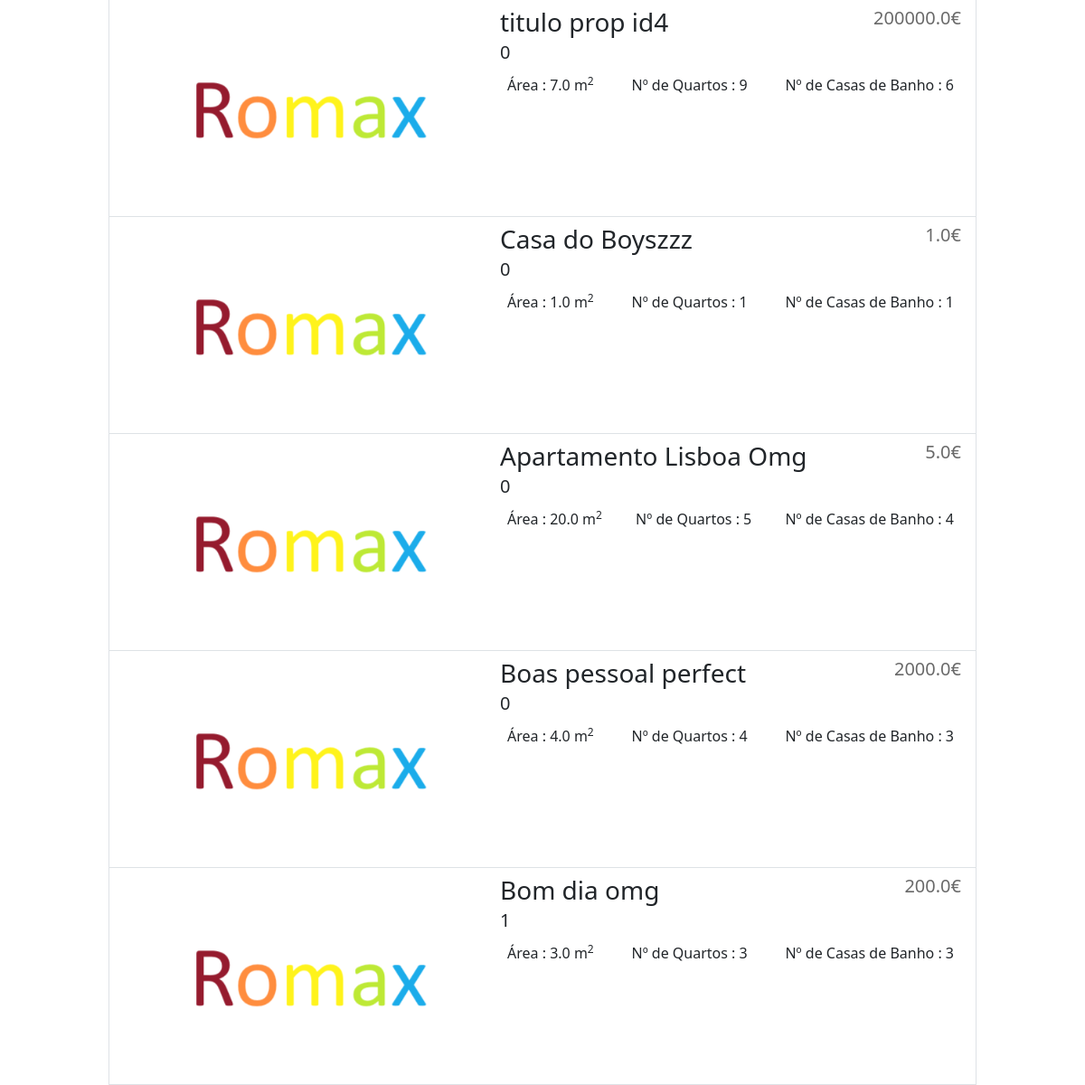
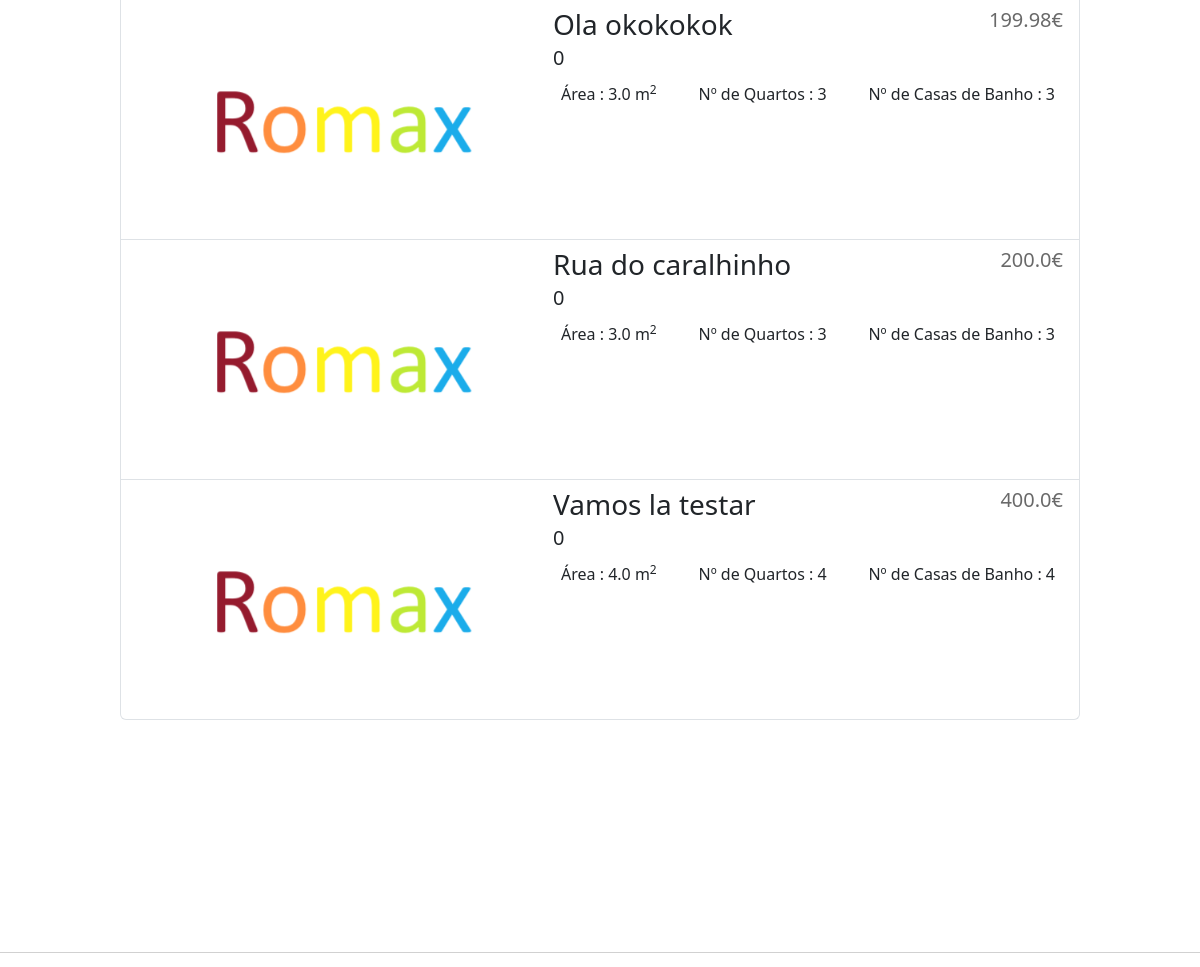
/propriedades_all (middle part), run on an earlier commit of the app's database (2 pictures, top to bottom).
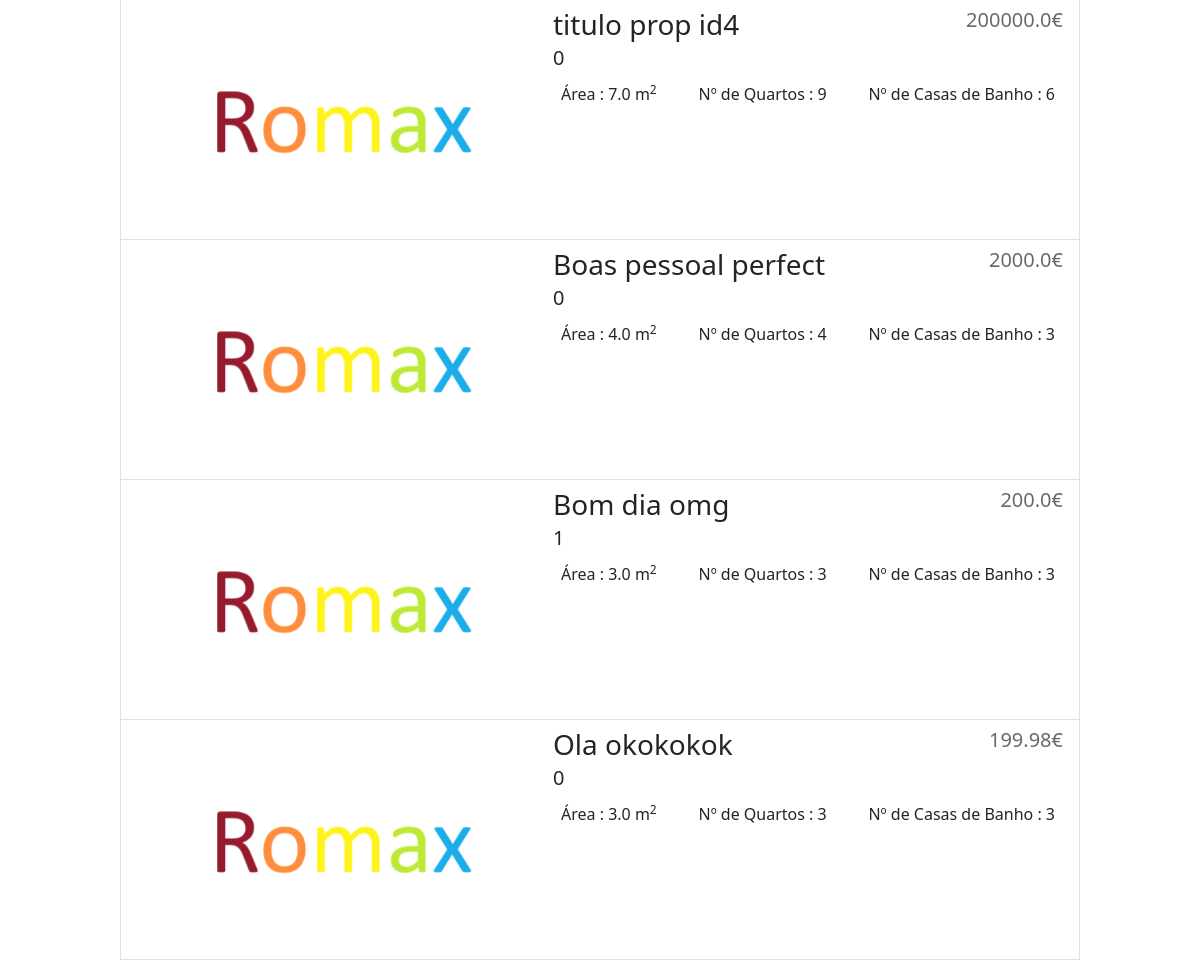
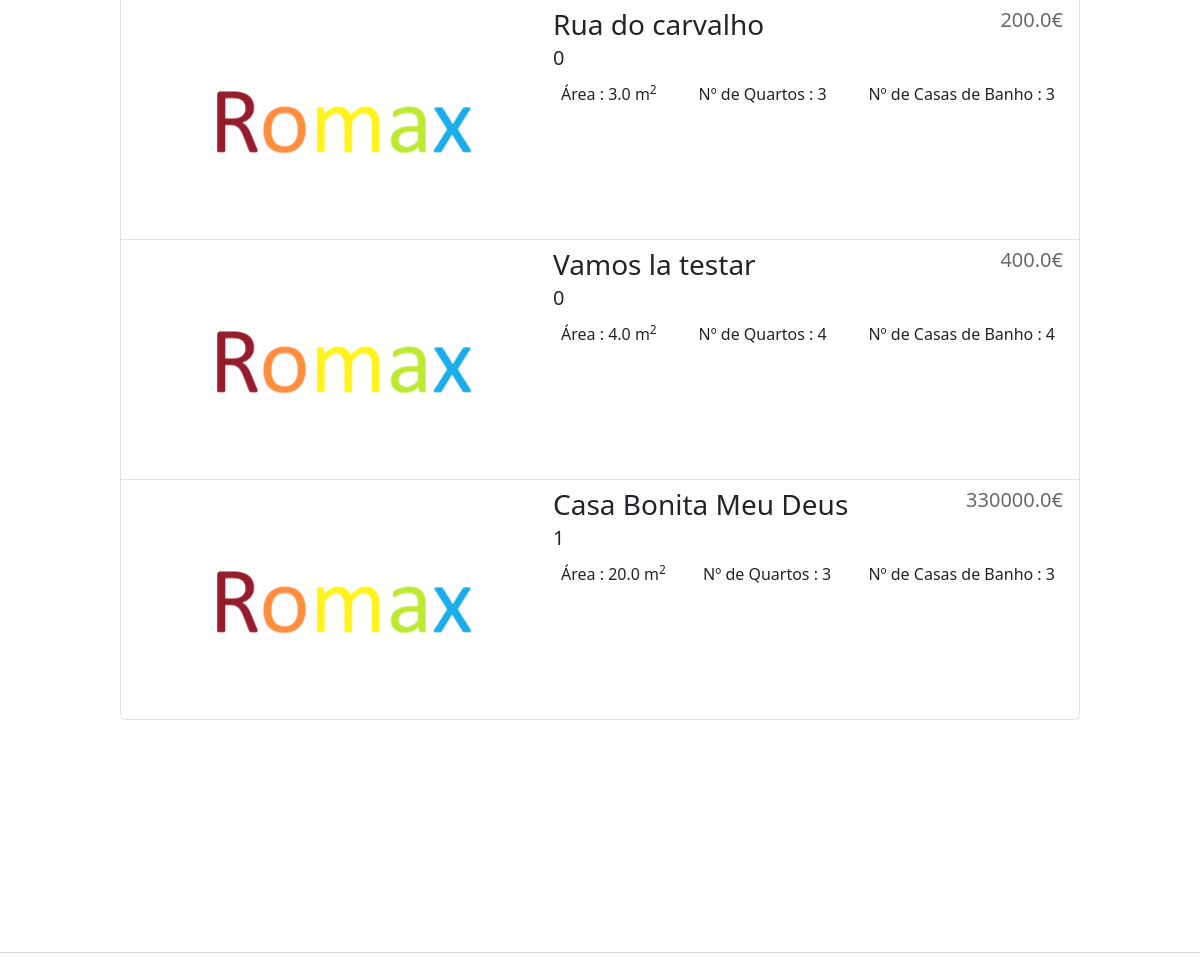
And on a later commit of the database (2 pictures, top to bottom).
### romax/models.py (models this page shows)
class Propriedade(models.Model):
    animais = models.BooleanField()
    tipo = models.PositiveSmallIntegerField(choices=TIPOS_PROPRIEDADES.items(), blank=True)
    subtipo = models.PositiveSmallIntegerField(choices=SUBTIPO_PROPRIEDADES.items(), blank=True)
    dataDeCriacao= models.DateTimeField(auto_now_add=True)
    codigoPostal = models.CharField(max_length=8)
    morada = models.CharField(max_length=MAX_MORADA_LEN)
    numQuartos = models.PositiveSmallIntegerField()
    area = models.FloatField() #acima de zero
    anoConstrucao = models.PositiveSmallIntegerField() #maoir que a casa mais velha de Portugal (1083)
    mobilada = models.BooleanField()
    negociavel = models.BooleanField()
    descricao = models.TextField()
    numWCs = models.PositiveSmallIntegerField()
    classeEnergetica = models.PositiveSmallIntegerField(choices=CLASSES_ENERGETICAS.items())
    titulo = models.CharField(max_length=MAX_TITULO_LEN,unique=True)
    highlighted = models.BooleanField(default=False)
    preco = models.FloatField()
    cidade = models.PositiveSmallIntegerField(choices=CIDADES.items())
    dono = models.ForeignKey(Cliente, on_delete=models.CASCADE, null=True, blank=True)

### romax/views.py (the view)
# urls.py: path('propriedades_all', views.propriedades_all, name='propriedades_all'),
def propriedades_all(request):
    return render(request, 'romax/resultados_pesquisas.html', context={
        'Resultados': Propriedade.objects.all()
    })

### romax/templates/romax/resultados_pesquisas.html (shortened to what this page needs)
{% extends 'romax/base_page.html' %}
{% block rest_of_page %}
<div class="d-flex flex-column mb-3">
     <div class="list-group" id="lista_propriedades" >
        {% for propriedade in Resultados %}
             <a style="height: 30vh" href="{% url 'romax:propriedade' propriedade.id %}" class="list-group-item list-group-item-action d-flex flex-row" style="padding: 0">
                <img src="/romax/static/media/imgs_props/{{ propriedade.id }}_P"  style="object-fit: none;">
                <div style="width: 100%">
                    <div class="d-flex w-100 justify-content-between align-self-end" style="width: 100%;height: auto">
                        <h3 class="mb-1" style="height: auto">{{ propriedade.titulo }}</h3>
                        <h5 class="mb-1" style="height: auto;color: dimgray">{{ propriedade.preco }}€</h5>
                    </div>
                    <h5 class="mb-1" style="height: auto;width: 100%">{{ propriedade.tipo }}</h5>
                    <div style="width: 100%" class="d-flex flex-row mb-3 justify-content-between">
                        <div class="p-2">Área : {{ propriedade.area }} m<sup>2</sup></div>
                        <div class="p-2">Nº de Quartos : {{ propriedade.numQuartos }}</div>
                        <div class="p-2"> Nº de Casas de Banho : {{ propriedade.numWCs }}</div>
                    </div>
                </div>
             </a>
        {% empty %}
            <p>
                <h1>:( Não foram encontradas propriedades.</h1>
            </p>
        {% endfor %}
     </div>
</div>
{%  endblock %}

### romax/templates/romax/base_page.html (shortened to what this page needs)
<!DOCTYPE html>
<html lang="en">
<head>
    {% load static %}
    <link href="https://cdn.jsdelivr.net/npm/bootstrap@5.3.3/dist/css/bootstrap.min.css" rel="stylesheet">
    <link rel="stylesheet" type="text/css" href="{% static 'romax/CSS/base_page.css' %}">
</head>
<body>
    <main>
        {% block rest_of_page %}
        {%  endblock %}
    </main>
    <footer class="footer-section">
        <hr style="border-color: #4a4848">
    </footer>
</body>
</html>

### romax/static/romax/CSS/base_page.css (style rules this page uses)
main { width: 80%; margin-left: 10%; }
.footer-section { background: #ffffff; position: relative; padding-top: 200px; }

What changed in the data, as far as the page shows it:
removed Propriedade: titulo "Casa do Boyszzz", preco "1.0", tipo "0", area "1.0", numQuartos "1", numWCs "1"
removed Propriedade: titulo "Apartamento Lisboa Omg", preco "5.0", tipo "0", area "20.0", numQuartos "5", numWCs "4"
changed Propriedade: titulo "Rua do caralhinho" → "Rua do carvalho"
added Propriedade: titulo "Casa Bonita Meu Deus", preco "330000.0", tipo "1", area "20.0", numQuartos "3", numWCs "3"
